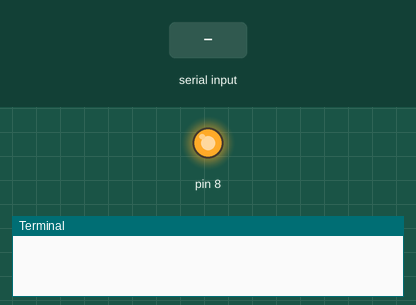
The program below on a simulated Raspberry Pi (header pin numbers). Shown: output pins drawn as LEDs (lit = HIGH), the last lines printed to the terminal. Inputs (shaded band) come from the test bench. Threads take turns every 2 ms. At 2.0 s the program stops and its outputs stay as they are.

Above: at 1.2 s.
1.3 s: "1" typed at the terminal
At 2.5 s:
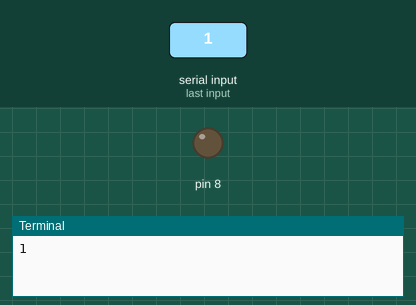
Timing chart, 0 to 3.5 s (numbered marks = the images above; inputs shaded):
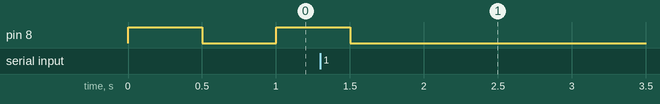

Measured:
- after the input at 1.3 s, pin 8: goes on until 1.5 s, then stays LOW

The program:

blink.py
```python
import RPi.GPIO as GPIO
import time
from threading import Timer

def getCommand():
	global stop
	stop = raw_input()

if __name__ == "__main__":
	GPIO.setmode(GPIO.BOARD)
	GPIO.setup(8, GPIO.OUT)

	global stop
	stop = ""

	Timer(1, getCommand).start()

	while stop == "":
		GPIO.output(8, True)
		time.sleep(0.5)
		GPIO.output(8, False)
		time.sleep(0.5)
```
